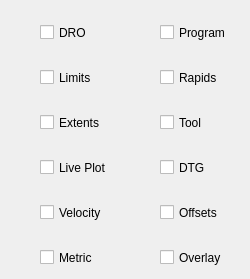
    <widget class="QWidget" name="tab_plotoptions">
     <attribute name="title">
      <string>Plot Options</string>
     </attribute>
     <widget class="QCheckBox" name="view_dro_cb">
      <property name="geometry">
       <rect>
        <x>40</x>
        <y>20</y>
        <width>81</width>
        <height>25</height>
       </rect>
      </property>
      <property name="text">
       <string>DRO</string>
      </property>
     </widget>
     <widget class="QCheckBox" name="view_extents_option_cb">
      <property name="geometry">
       <rect>
        <x>40</x>
        <y>110</y>
        <width>81</width>
        <height>25</height>
       </rect>
      </property>
      <property name="text">
       <string>Extents</string>
      </property>
      <property name="checked">
       <bool>false</bool>
      </property>
     </widget>
     <widget class="QCheckBox" name="view_tool_cb">
      <property name="geometry">
       <rect>
        <x>160</x>
        <y>110</y>
        <width>81</width>
        <height>25</height>
       </rect>
      </property>
      <property name="text">
       <string>Tool</string>
      </property>
      <property name="checkable">
       <bool>true</bool>
      </property>
      <property name="checked">
       <bool>false</bool>
      </property>
     </widget>
     <widget class="QCheckBox" name="view_dtg_cb">
      <property name="geometry">
       <rect>
        <x>160</x>
        <y>155</y>
        <width>81</width>
        <height>25</height>
       </rect>
      </property>
      <property name="text">
       <string>DTG</string>
      </property>
      <property name="checkable">
       <bool>true</bool>
      </property>
      <property name="checked">
       <bool>false</bool>
      </property>
     </widget>
     <widget class="QCheckBox" name="view_limits_cb">
      <property name="geometry">
       <rect>
        <x>40</x>
        <y>65</y>
        <width>81</width>
        <height>25</height>
       </rect>
      </property>
      <property name="text">
       <string>Limits</string>
      </property>
      <property name="checked">
       <bool>false</bool>
      </property>
     </widget>
     <widget class="QCheckBox" name="view_live_plot_cb">
      <property name="geometry">
       <rect>
        <x>40</x>
        <y>155</y>
        <width>81</width>
        <height>25</height>
       </rect>
      </property>
      <property name="text">
       <string>Live Plot</string>
      </property>
      <property name="checked">
       <bool>false</bool>
      </property>
     </widget>
     <widget class="QCheckBox" name="view_metric_units_cb">
      <property name="geometry">
       <rect>
        <x>40</x>
        <y>245</y>
        <width>81</width>
        <height>25</height>
       </rect>
      </property>
      <property name="text">
       <string>Metric</string>
      </property>
      <property name="checked">
       <bool>false</bool>
      </property>
     </widget>
     <widget class="QCheckBox" name="view_offsets_cb">
      <property name="geometry">
       <rect>
        <x>160</x>
        <y>200</y>
        <width>81</width>
        <height>25</height>
       </rect>
      </property>
      <property name="text">
       <string>Offsets</string>
      </property>
      <property name="checkable">
       <bool>true</bool>
      </property>
      <property name="checked">
       <bool>false</bool>
      </property>
     </widget>
     <widget class="QCheckBox" name="view_overlay_cb">
      <property name="geometry">
       <rect>
        <x>160</x>
        <y>245</y>
        <width>81</width>
        <height>25</height>
       </rect>
      </property>
      <property name="text">
       <string>Overlay</string>
      </property>
      <property name="checkable">
       <bool>true</bool>
      </property>
      <property name="checked">
       <bool>false</bool>
      </property>
     </widget>
     <widget class="QCheckBox" name="view_velocity_cb">
      <property name="geometry">
       <rect>
        <x>40</x>
        <y>200</y>
        <width>81</width>
        <height>25</height>
       </rect>
      </property>
      <property name="text">
       <string>Velocity</string>
      </property>
      <property name="checked">
       <bool>false</bool>
      </property>
     </widget>
     <widget class="QCheckBox" name="view_program_cb">
      <property name="geometry">
       <rect>
        <x>160</x>
        <y>20</y>
        <width>81</width>
        <height>25</height>
       </rect>
      </property>
      <property name="text">
       <string>Program</string>
      </property>
      <property name="checkable">
       <bool>true</bool>
      </property>
      <property name="checked">
       <bool>false</bool>
      </property>
     </widget>
     <widget class="QCheckBox" name="view_rapids_cb">
      <property name="geometry">
       <rect>
        <x>160</x>
        <y>65</y>
        <width>81</width>
        <height>25</height>
       </rect>
      </property>
      <property name="text">
       <string>Rapids</string>
      </property>
      <property name="checkable">
       <bool>true</bool>
      </property>
      <property name="checked">
       <bool>false</bool>
      </property>
     </widget>
    </widget>
